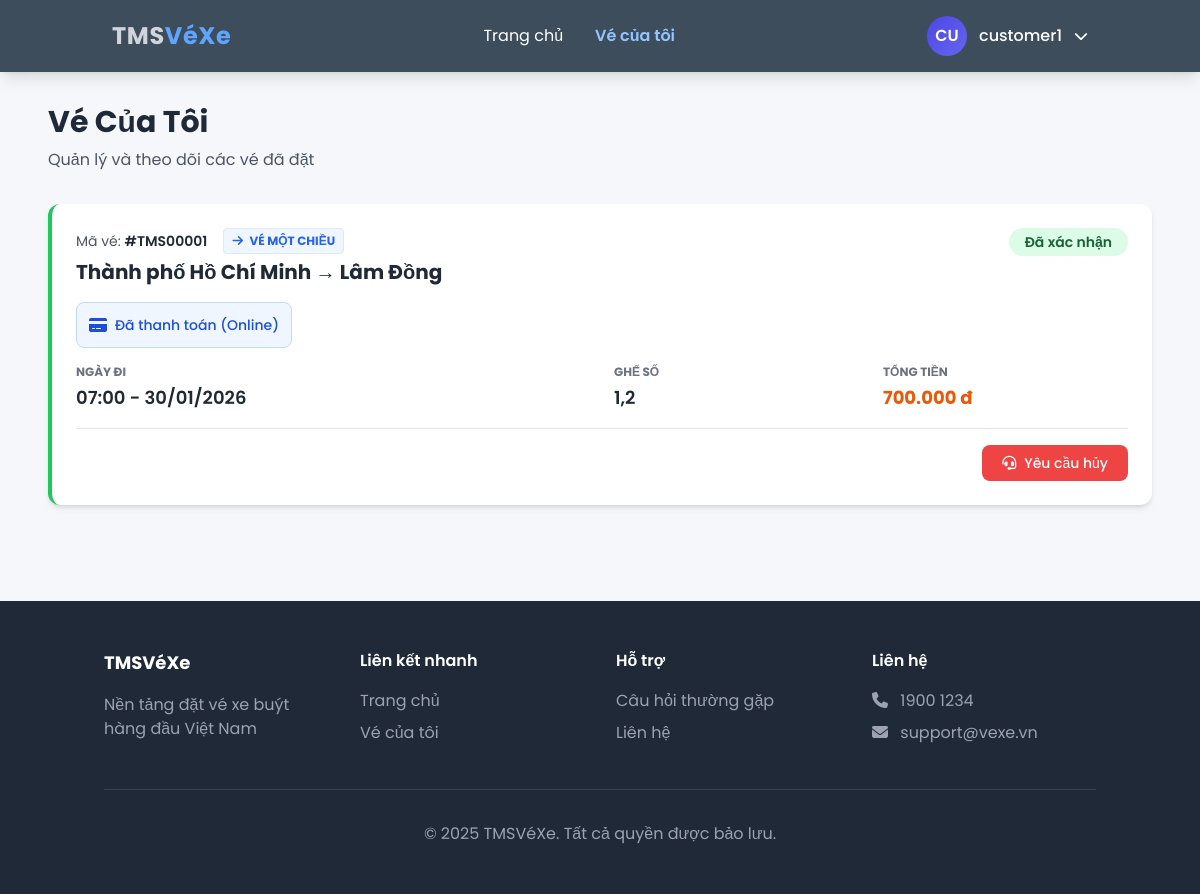
The app's page /my-tickets.php (signed in), older data.
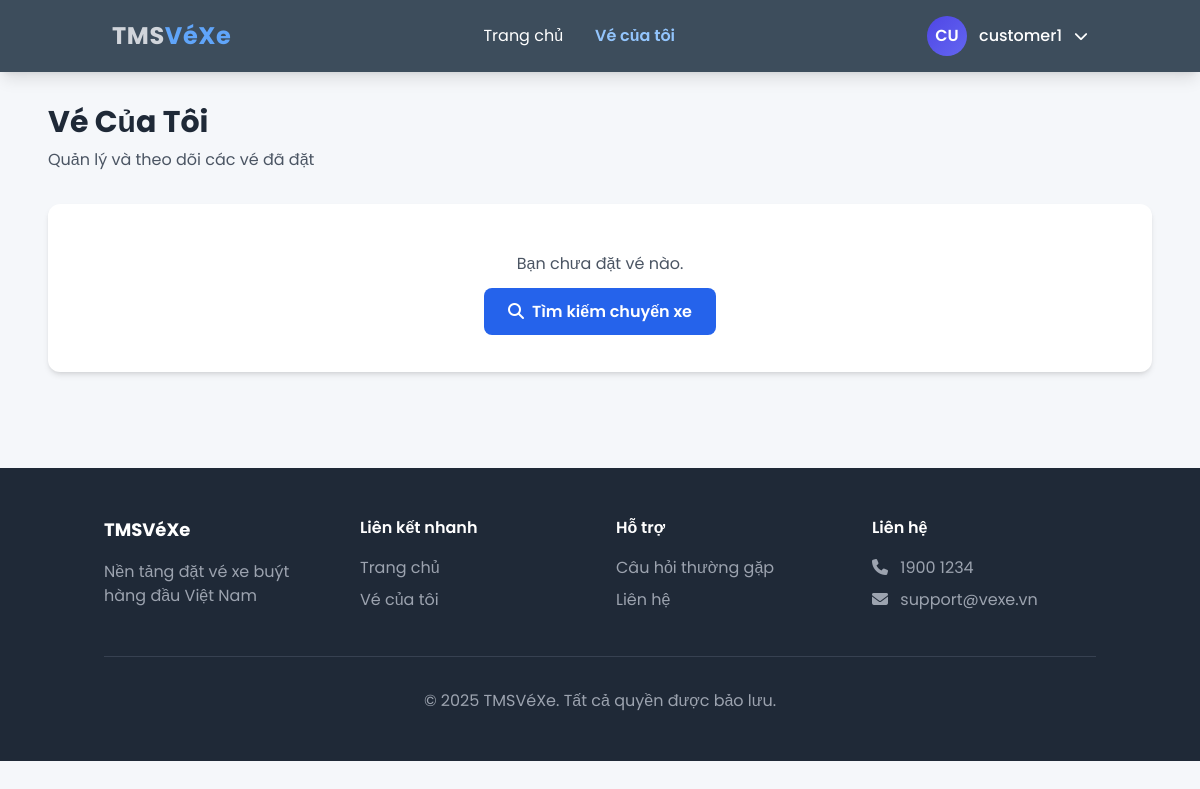
The same page, newer data.
### tables this page shows
CREATE TABLE `bookings` (
  `booking_id` int(11) NOT NULL,
  `user_id` int(11) NOT NULL,
  `trip_id` int(11) NOT NULL,
  `promotion_id` int(11) DEFAULT NULL,
  `ticket_type` enum('one_way','round_trip') DEFAULT 'one_way',
  `booking_date` timestamp NOT NULL DEFAULT current_timestamp(),
  `quantity` int(11) NOT NULL,
  `total_price` decimal(10,2) NOT NULL,
  `seat_numbers` varchar(255) DEFAULT NULL,
  `status` enum('pending','confirmed','cancelled','completed') NOT NULL DEFAULT 'pending',
  `payment_status` enum('pending','paid','failed') NOT NULL DEFAULT 'pending',
  `payment_method` enum('online','counter') DEFAULT 'online',
  `cancel_request` tinyint(1) NOT NULL DEFAULT 0,
  `staff_user_id` int(11) DEFAULT NULL,
  `confirmation_time` datetime DEFAULT NULL
);

CREATE TABLE `provinces` (
  `id` int(11) NOT NULL,
  `province_name` varchar(100) NOT NULL,
  `status` enum('active','inactive') NOT NULL DEFAULT 'active',
  `created_at` timestamp NOT NULL DEFAULT current_timestamp()
);

CREATE TABLE `trips` (
  `id` int(11) NOT NULL,
  `departure_province_id` int(11) NOT NULL,
  `destination_province_id` int(11) NOT NULL,
  `departure_time` datetime NOT NULL,
  `price` decimal(10,2) NOT NULL,
  `available_seats` int(11) NOT NULL,
  `total_seats` int(11) NOT NULL,
  `status` enum('scheduled','ongoing','completed','cancelled','paused','full') NOT NULL DEFAULT 'scheduled',
  `ticket_type` enum('one_way','round_trip') DEFAULT 'one_way',
  `return_time` datetime DEFAULT NULL,
  `created_at` timestamp NOT NULL DEFAULT current_timestamp()
);

### my-tickets.php (the view, shortened to what the changed rows need)
<?php
require_once 'includes/config.php';
$stmt = $pdo->prepare("SELECT b.*,
                 t.departure_time, t.return_time, t.price,
                 t.ticket_type AS real_ticket_type, /* <--- Lấy loại vé chuẩn từ bảng trips */
                 po.province_name AS origin,
                 pd.province_name AS destination
          FROM bookings b
          JOIN trips t ON b.trip_id = t.id
          JOIN provinces po ON t.departure_province_id = po.id
          JOIN provinces pd ON t.destination_province_id = pd.id
          WHERE b.user_id = ?
          ORDER BY b.booking_date DESC");
$stmt->execute([$_SESSION['user_id']]);
$bookings = $stmt->fetchAll(PDO::FETCH_ASSOC);
?>
<!DOCTYPE html>
<html lang="vi">
<head>
    <script src="https://cdn.tailwindcss.com"></script>
    <link rel="stylesheet" href="https://cdnjs.cloudflare.com/ajax/libs/font-awesome/6.4.0/css/all.min.css">
</head>
<body>
    <div class="container mx-auto px-6 py-8 max-w-6xl">
        <div class="mb-8">
            <h1 class="text-3xl font-bold text-gray-800 mb-2">Vé Của Tôi</h1>
        </div>
        <?php if (count($bookings) > 0): ?>
            <div class="space-y-6">
                <?php foreach ($bookings as $booking):
                    $ticket_code = '#TMS' . str_pad($booking['booking_id'], 5, '0', STR_PAD_LEFT);
                    $departure_date = date('H:i - d/m/Y', strtotime($booking['departure_time']));
                    $seat_numbers = $booking['seat_numbers'] ?? 'Chưa phân bổ';
                    $ticket_type = $booking['real_ticket_type'] ?? $booking['ticket_type'];
                    $is_round_trip = ($ticket_type == 'round_trip');
                    if ($is_round_trip) {
                        $type_badge = '<span class="bg-orange-100 text-orange-700 border border-orange-200 px-2 py-1 rounded text-xs font-bold uppercase ml-2"><i class="fas fa-exchange-alt mr-1"></i> Vé Khứ Hồi</span>';
                    } else {
                        $type_badge = '<span class="bg-blue-50 text-blue-600 border border-blue-100 px-2 py-1 rounded text-xs font-bold uppercase ml-2"><i class="fas fa-arrow-right mr-1"></i> Vé Một Chiều</span>';
                    }
                    if ($booking['status'] == 'cancelled') {
                        $status_text = 'Đã hủy'; $status_badge_color = 'bg-gray-200 text-gray-600'; $border_color = 'border-gray-400';
                    } elseif ($booking['status'] == 'confirmed') {
                        $status_text = 'Đã xác nhận'; $status_badge_color = 'bg-green-100 text-green-800'; $border_color = 'border-green-500';
                    } elseif ($booking['cancel_request'] == 1) {
                        $status_text = 'Đang yêu cầu hủy'; $status_badge_color = 'bg-red-100 text-red-800'; $border_color = 'border-red-500';
                    } else {
                        $status_text = 'Chờ xác nhận'; $status_badge_color = 'bg-yellow-100 text-yellow-800'; $border_color = 'border-yellow-500';
                    }
                    if ($booking['payment_status'] == 'paid') {
                        $pay_text = 'Đã thanh toán (Online)'; $pay_color = 'bg-blue-50 border-blue-200 text-blue-700'; $pay_icon = 'fa-credit-card';
                    } elseif ($booking['payment_method'] == 'counter') {
                        $pay_text = 'Thanh toán tại quầy'; $pay_color = 'bg-indigo-50 border-indigo-200 text-indigo-700'; $pay_icon = 'fa-store';
                    } else {
                        $pay_text = 'Chưa thanh toán'; $pay_color = 'bg-yellow-50 border-yellow-200 text-yellow-700'; $pay_icon = 'fa-wallet';
                    }
                ?>
                    <div class="bg-white rounded-xl shadow-md hover:shadow-lg transition-shadow border-l-4 <?php echo $border_color; ?> p-6">
                        <div class="flex flex-wrap justify-between items-start mb-4 gap-2">
                            <div>
                                <div class="flex items-center gap-2 mb-1">
                                    <p class="text-gray-600 text-sm">Mã vé: <span class="font-semibold text-gray-800"><?php echo $ticket_code; ?></span></p>
                                    <?php echo $type_badge; ?>
                                </div>
                                <h3 class="text-xl font-bold text-gray-800">
                                    <?php echo htmlspecialchars($booking['origin']) . ' → ' . htmlspecialchars($booking['destination']); ?>
                                </h3>
                            </div>
                            <span class="<?php echo $status_badge_color; ?> px-4 py-1 rounded-full text-sm font-semibold">
                                <?php echo $status_text; ?>
                            </span>
                        </div>
                        <div class="<?php echo $pay_color; ?> border rounded-lg p-3 mb-4 inline-flex items-center gap-2 w-full sm:w-auto">
                            <i class="fas <?php echo $pay_icon; ?>"></i>
                            <span class="text-sm font-medium"><?php echo $pay_text; ?></span>
                        </div>
                        <div class="grid grid-cols-1 sm:grid-cols-2 md:grid-cols-4 gap-6 mb-4">
                            <div>
                                <p class="text-gray-500 text-xs uppercase font-bold mb-1">Ngày đi</p>
                                <p class="font-semibold text-gray-800 text-lg"><?php echo $departure_date; ?></p>
                            </div>
                            <?php if($is_round_trip && !empty($booking['return_time'])): ?>
                            <div>
                                <p class="text-gray-500 text-xs uppercase font-bold mb-1 text-orange-600">Ngày về</p>
                                <p class="font-semibold text-blue-700 text-lg">
                                    <?php echo date('H:i - d/m/Y', strtotime($booking['return_time'])); ?>
                                </p>
                            </div>
                            <?php else: ?>
                            <div class="hidden md:block"></div>
                            <?php endif; ?>
                            <div>
                                <p class="text-gray-500 text-xs uppercase font-bold mb-1">Ghế số</p>
                                <p class="font-semibold text-gray-800 text-lg"><?php echo htmlspecialchars($seat_numbers); ?></p>
                            </div>
                            <div>
                                <p class="text-gray-500 text-xs uppercase font-bold mb-1">Tổng tiền</p>
                                <p class="font-bold text-orange-600 text-lg"><?php echo number_format($booking['total_price'], 0, ',', '.'); ?> đ</p>
                            </div>
                        </div>
                        <div class="flex justify-end gap-3 pt-4 border-t border-gray-200">
                            <?php if ($booking['status'] != 'cancelled'): ?>
                                <?php if ($booking['cancel_request'] == 0): ?>
                                    <a href="my-tickets.php?request_cancel_id=<?php echo $booking['booking_id']; ?>"
                                       onclick="return confirm('Bạn muốn gửi yêu cầu hủy vé này? Nhân viên sẽ liên hệ xử lý.')"
                                       class="bg-red-500 text-white px-5 py-2 rounded-lg hover:bg-red-600 transition font-medium text-sm flex items-center gap-2">
                                        <i class="fas fa-headset"></i> Yêu cầu hủy
                                    </a>
                                <?php else: ?>
                                    <span class="bg-gray-100 text-gray-500 px-5 py-2 rounded-lg border border-gray-200 font-medium text-sm flex items-center gap-2 cursor-not-allowed">
                                        <i class="fas fa-clock"></i> Đang chờ xử lý hủy
                                    </span>
                                <?php endif; ?>
                            <?php endif; ?>
                        </div>
                    </div>
                <?php endforeach; ?>
            </div>
        <?php else: ?>
            <div class="bg-white rounded-xl shadow-md p-12 text-center">
                <p class="text-gray-600 mb-6">Bạn chưa đặt vé nào.</p>
                <a href="index.php" class="bg-blue-600 text-white px-6 py-3 rounded-lg hover:bg-blue-700 transition font-semibold">
                    <i class="fas fa-search mr-2"></i>Tìm kiếm chuyến xe
                </a>
            </div>
        <?php endif; ?>
    </div>
</body>
</html>

Row changes from the older to the newer data that the page shows:
removed bookings: booking_id "#TMS00001", provinces.province_name "Thành phố Hồ Chí Minh", provinces.province_name "Lâm Đồng", status "Đã xác nhận", payment_status "Đã thanh toán (Online)", trip.departure_time "07:00 - 30/01/2026", seat_numbers "1,2", total_price "700.000"
Text that changed along with them:
text now shown: "Bạn chưa đặt vé nào. Tìm kiếm chuyến xe"
